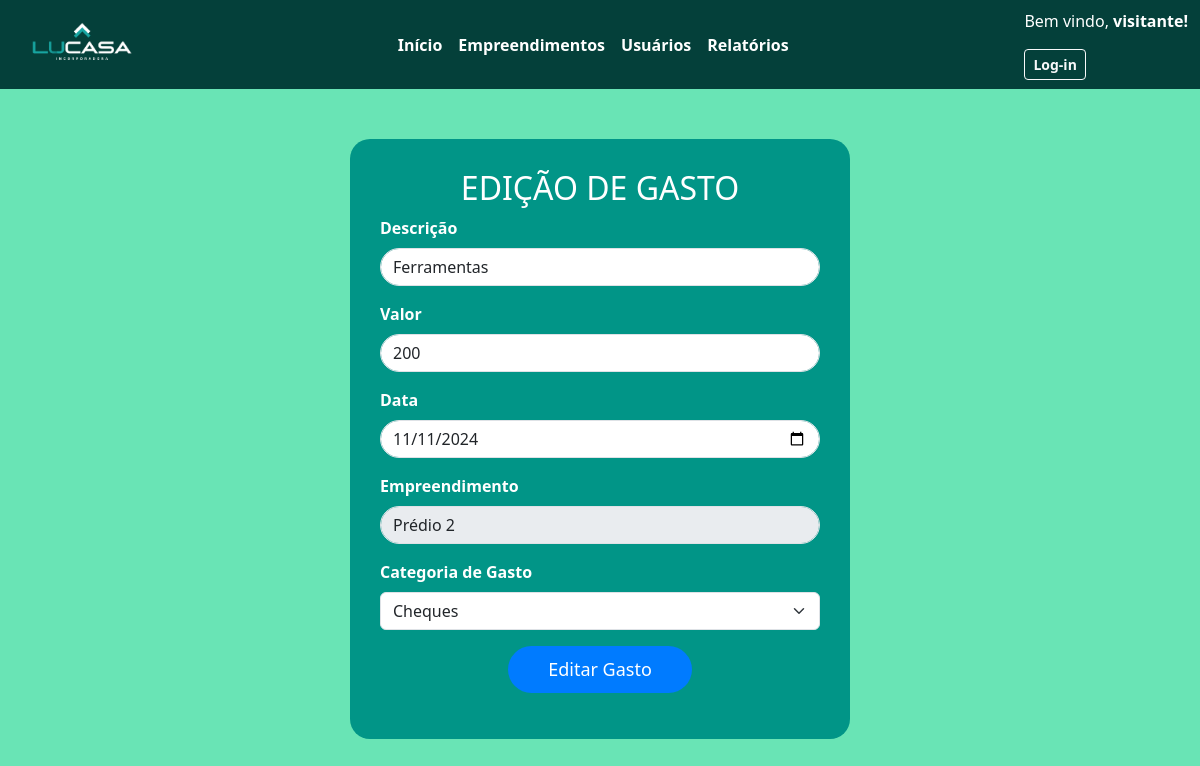
The app's page /updateGasto/4 with its own data.
### appteste/models.py (models this page shows, shortened)
class Mov_Financeira(models.Model):
    A_pagar = models.BooleanField(default=False)
    Descricao = models.TextField(max_length=200)
    Valor = models.DecimalField(max_digits=10, decimal_places=2)
    Data = models.DateField(default=datetime.now)
    Pendente = models.BooleanField(default=False)
    Categoria_Financeira = models.ForeignKey(Categoria_Financeira, on_delete=models.CASCADE)
    Empreendimento_id = models.ForeignKey(Empreendimento, on_delete=models.CASCADE)
    Usuario = models.CharField(max_length=25, default="")

class Empreendimento(models.Model):
    Nome = models.CharField(max_length=100, default="")
    Descricao = models.TextField(max_length=200)
    Data_inicio = models.DateField(default=datetime.now)
    Data_fim_prevista = models.DateField(default=datetime.now)
    Data_fim = models.DateField(default=datetime.now)
    UF = models.CharField(max_length=2, default="")
    Cidade = models.CharField(max_length=50, default="")
    Valor_total = models.FloatField()
    Ativo = models.BooleanField(default=True)
    Usuario_id = models.IntegerField(default=0)

### appteste/views.py (the view, shortened to what this page needs)
# urls.py: path('updateGasto/<int:f_id>', views.updateGasto, name='updateGasto'),
def updateGasto(request, f_id):
    gasto = Mov_Financeira.objects.get(id=f_id)
    template_name = 'appteste/Gastos/atualizaGastos.html'
    emp = Empreendimento.objects.get(id=gasto.Empreendimento_id.id)
    cat = Categoria_Financeira.objects.all()
    context = {'gasto': gasto, 'empreendimentos': emp, 'cat': cat}
    return render(request, template_name, context)

### appteste/templates/appteste/Gastos/atualizaGastos.html (shortened to what this page needs)
{% extends "appteste/cabecalho.html" %}
{% block content%}
{% load static %}
<link href="{% static 'css/manutGastos.css' %}" rel="stylesheet">
</head>
<body>
    <div class="form-container">
        <h2 style="text-align: center;">EDIÇÃO DE GASTO</h2>
        <form method="POST" id="gasto">
            <div class="mb-3">
                <label for="Descricao" class="form-label"><strong>Descrição</strong></label>
                <input type="text" class="form-control" id="descricao" name="descricao" placeholder="Descrição do gasto" required value="{{gasto.Descricao}}">
            </div>
            <div class="mb-3">
                <label for="valor" class="form-label"><strong>Valor</strong></label>
                <input type="text" class="form-control" id="valor" name="valor" placeholder="Valor do gasto" required
                value="{{ gasto.Valor|floatformat:0 }}">
            </div>
            <div class="mb-3">
                <label for="data" class="form-label"><strong>Data</strong></label>
                <input type="date" class="form-control" id="data" name="data" value="{{ gasto.Data|date:'Y-m-d' }}" required >
            </div>
            <div class="mb-3" aria-disabled="true">
                <label for="empreendimento" class="form-label"><strong>Empreendimento</strong></label>
                <input type="text" class="form-control" name="empreendimento" id="empreendimento" value="{{empreendimentos.Nome}}" disabled>
            </div>
            <div class="mb-3">
                <label for="categoria" class="form-label"><strong>Categoria de Gasto</strong></label>
                <select class="form-select" name="categoria" required id="categoria">
                    {% for c in cat %}
                    {% if Categoria_Financeira.id == cat.id %}
                    <option selected value="{{c.id}}">{{c.Descricao}}</option>
                    {% else %}
                    <option value="{{c.id}}">{{c.Descricao}}</option>
                    {% endif %}
                    {% endfor %}
                </select>
            </div>
            <div class="mb-3 text-center">
                <button type="submit" class="btn btn-confirm"><a href="{% url 'updateGasto' gasto.id %}"></a>Editar Gasto</button>
            </div>
        </form>
    </div>
</body>
{% endblock %}

### appteste/static/css/manutGastos.css (style rules this page uses)
body { background-color: #69e4b5; }
.form-container { background-color: #019587; border-radius: 20px; padding: 30px; margin-top: 50px; max-width: 500px; margin-left: auto; margin-right: auto; color: #fff; }
.form-control { border-radius: 50px; }
.btn-confirm { background-color: #007bff; color: white; border-radius: 50px; padding: 10px 40px; font-size: 18px; border: none; }

### records on screen
Mov_Financeira: descricao "Ferramentas", valor "200", data "11/11/2024"
Empreendimento: empreendimento "Prédio 2"

### other values on screen
form field categoria "Cheques"
